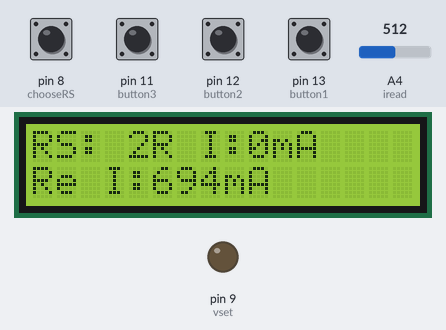
Bench run of a sketch on a simulated Arduino Uno, built with avr-gcc and run on an emulated ATmega328P. Parts: 16×2 character LCD, output pins drawn as LEDs (lit = HIGH). The test bench sets the inputs (shaded band); at power-on: pin 8 (chooseRS), pin 11 (button3), pin 12 (button2), pin 13 (button1) HIGH, A4 (iread) = 512. What the sketch prints to the serial monitor is not drawn.

Above: at 1.2 s.
1.3 s: pin 12 (button2) pulled LOW for 0.15 s
At 2.7 s:
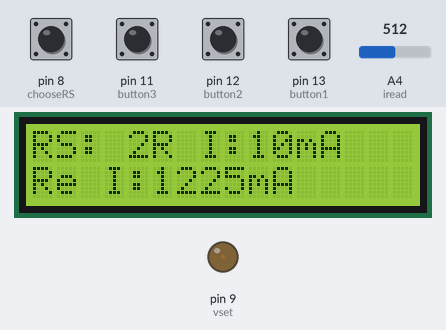
3.2 s: A4 (iread) set to 716
At 3.36 s:
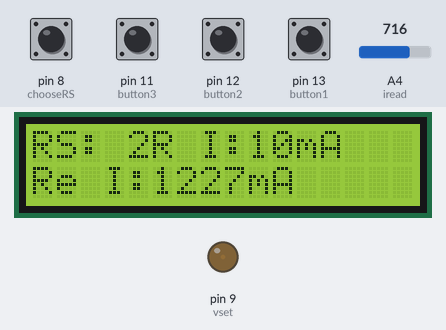
5.0 s: pin 8 (chooseRS) pulled LOW for 0.15 s
At 5.1 s:
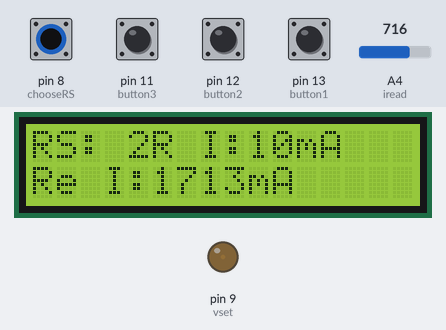
5.7 s: pin 11 (button3) pulled LOW for 0.15 s
At 6.03 s:
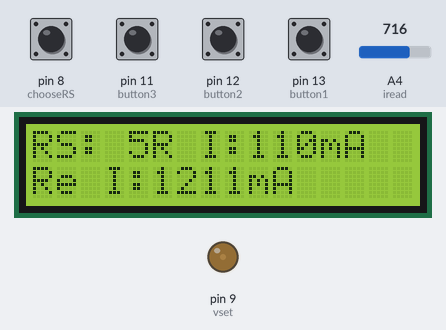
6.4 s: pin 13 (button1) pulled LOW for 0.15 s
At 7.3 s:
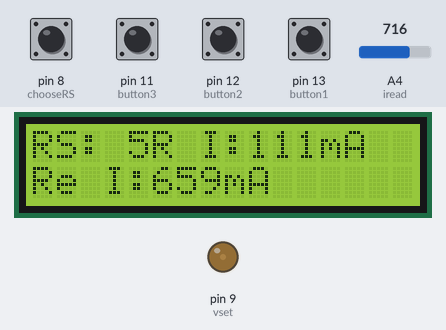
8.2 s: pin 8 (chooseRS) pulled LOW for 1 s
At 10.5 s:
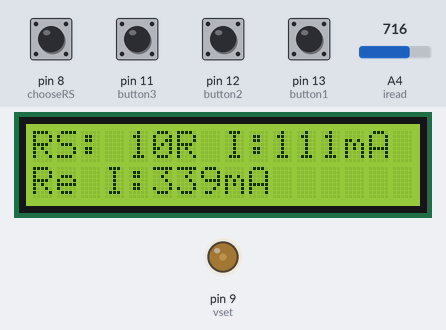
Timing chart, 0 to 11.7 s (numbered marks = the images above; inputs shaded):
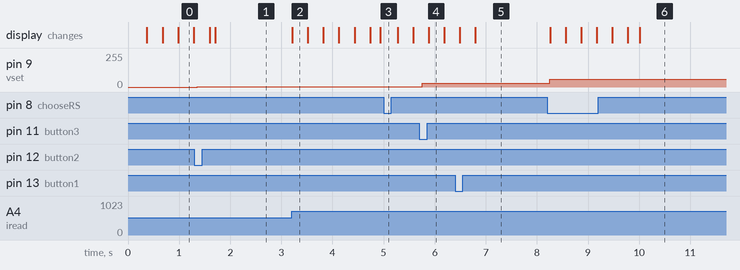

The sketch:

Discharge_no_voltage_read.ino
```cpp
/*
* Author: Abrar Sheikh, 2/21/2023
* Purpose:
* This program allows a constant current load to be drawn from a power source, and measures
* said current to show what is actually being taken.
*/

//Pins
const int vset = 9; //Used to control current load circuit based on user input
const int iread = A4;

//Constants and arrays
float readings[256]; //Stores PWM voltage readings to average out shunt resistor voltage
int count = 0;
float sum = 0; //Stores sum of readings

//Setup user interface
#include <LiquidCrystal.h>
#include <ezButton.h>
LiquidCrystal lcd(10, 2, 4, 5, 6, 7); // Creates an LCD object. Parameters: (rs, enable, d4, d5, d6, d7)
unsigned long lastCount1 = 0; //Stores 1s place for set current
unsigned long lastCount2 = 0; //Stores 10s place for set current
unsigned long lastCount3 = 0; //Stores 100s place for set current
int lastrs = 0;  //Shunt resistance index
int lastCurr = 0; //Stores last current reading (rounded)

ezButton button1(13); //Changes 1s place for set current
ezButton button2(12); //Changes 10s place for set current
ezButton button3(11); //Changes 100s place for set current
ezButton chooseRS(8); //Changes shunt resistance
float res[] = {2.0, 5.2, 10.1, 46.6, 98.5, 997.0}; //Shunt resistance choices
int choices = 6; //Number of choices for resistances

void setup() {
  // put your setup code here, to run once:
  //Setup serial and pins
  Serial.begin(9600);
  pinMode(vset, OUTPUT);
  pinMode(iread, INPUT);

  //Setup user interface
  lcd.begin(16,2); // Setup LCD
  button1.setDebounceTime(50);
  button1.setCountMode(COUNT_FALLING);
  button2.setDebounceTime(50);
  button2.setCountMode(COUNT_FALLING);
  button3.setDebounceTime(50);
  button3.setCountMode(COUNT_FALLING);
  chooseRS.setDebounceTime(50);
  chooseRS.setCountMode(COUNT_FALLING);

}

void loop() {
  // put your main code here, to run repeatedly:
  //Making buttons collect data
  button1.loop();
  button2.loop();
  button3.loop();
  chooseRS.loop();
  unsigned long count1 = button1.getCount()%10;
  unsigned long count2 = button2.getCount()%10;
  unsigned long count3 = button3.getCount()%10;
  int rs = chooseRS.getCount()%choices;

  //Getting resistor selected
  float curRs = res[rs];

  //Computing maximum current draw allowed
  float maxI = 4.5/curRs*1000;
  int setI = count1+count2*10+count3*100;

  if (setI>= maxI){
    setI = maxI;
  }

  analogWrite(vset, int(setI*curRs/1000.0*51));

  float realCurr = analogRead(iread)/209.0*1000/curRs;
  sum = sum+realCurr-readings[count];
  readings[count] = realCurr;

  int avgCurr = round(sum/256.0);
  Serial.println(avgCurr);

  count = (count+1)%256;

   //If there is a change in variables from last time, update LCD screen
  if (lastCount1 != count1 || lastCount2 != count2 || lastCount3 != count3 || lastrs != rs || lastCurr != avgCurr){
    lcd.clear();
    lcd.setCursor(0, 0); // start to print at the first row
    lcd.print("RS: ");
    lcd.print(int(curRs));
    lcd.print("R I:");

    //Safety feature for current draw
    if (setI <= maxI){
      lcd.print(setI);
      lcd.print("mA");
    }
    else{
      setI = maxI;
      lcd.print(setI);
      lcd.print("mA");
    }

    lcd.setCursor(0, 1);
    lcd.print("Re I:");
    lcd.print(avgCurr);
    lcd.print("mA");


    lastCount1 = count1;
    lastCount2 = count2;
    lastCount3 = count3;
    lastrs = rs;
    lastCurr = avgCurr;
  }

}
```

Measured:
- after the input at 1.3 s, pin 9 (vset): 0/255 → 1/255 after 0.05 s
- after the input at 3.2 s, the display: changes at once (image 2)
- after the input at 5.0 s, pin 9 (vset): 1/255 → 2/255 after 0.05 s
- after the input at 5.7 s, pin 9 (vset): 2/255 → 29/255 after 0.05 s
- after the input at 8.2 s, pin 9 (vset): 29/255 → 57/255 after 0.05 s; the display: first changes after 0.06 s (image 6 shows a later state)
